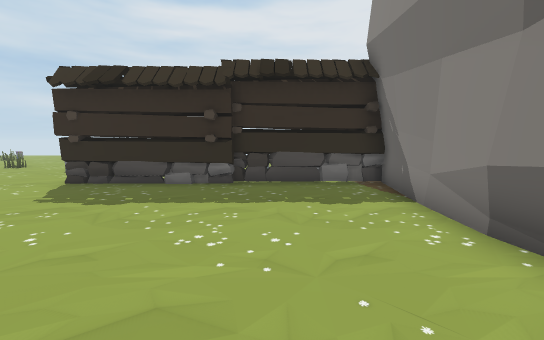
view 1 (above)

24 first-person views from a walk through a Unity game level. The camera is 1.2 m above the floor, tilts 6° down and sees 90° across. The floor is counted in squares, 1 m on a side. Each view is taken from the middle of a square. On the plan, view 1 faces up. The plan holds only what a view shows up to about 13 squares ahead; the rest is blank. The place goes on beyond the plan. The player is left out. Some surface patterns are stand-ins.

view 2
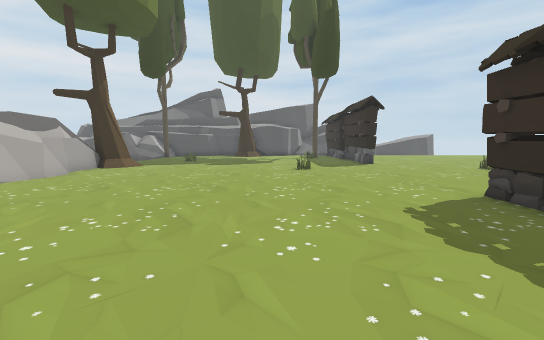

view 3
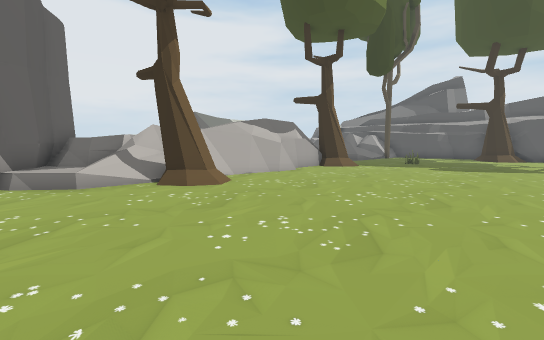

view 4
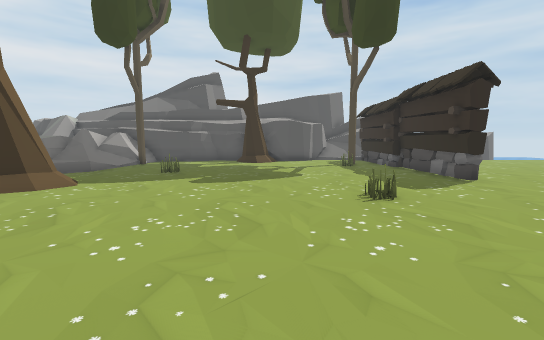

view 5
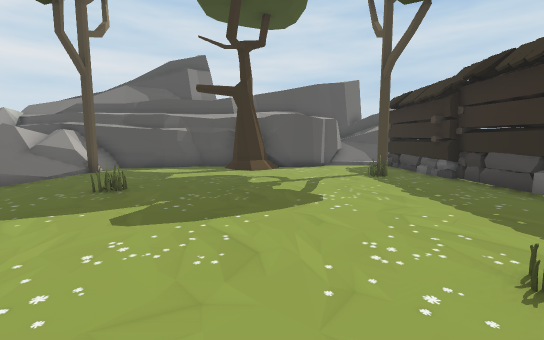

view 6
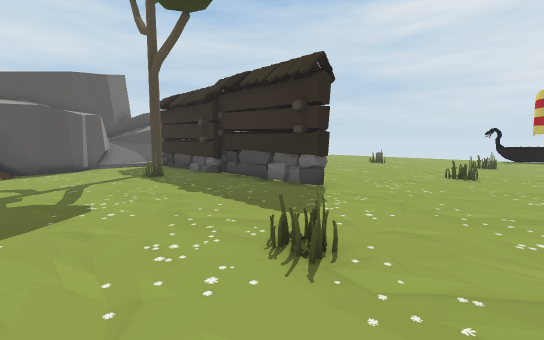

view 7
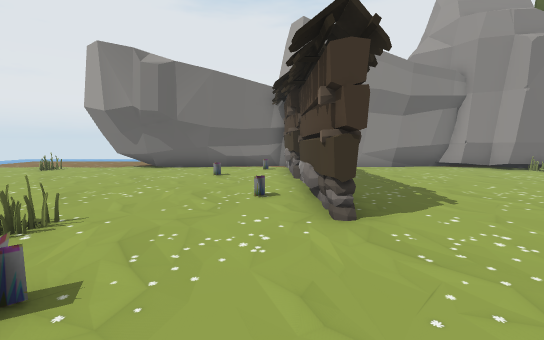

view 8
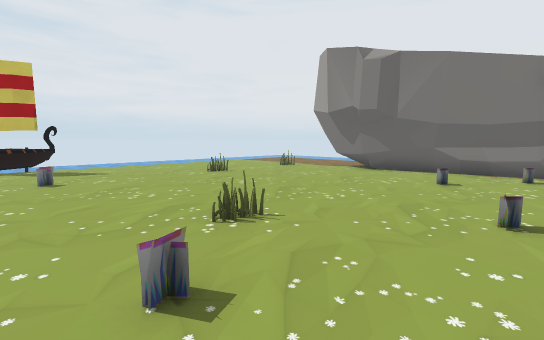

view 9
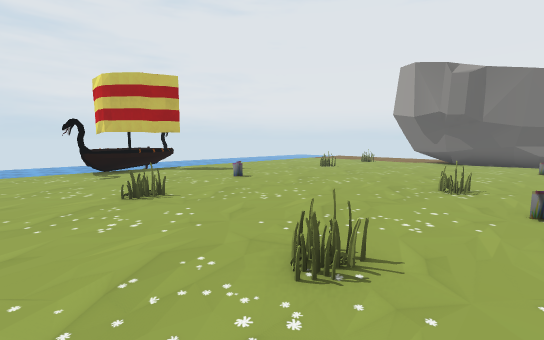

view 10
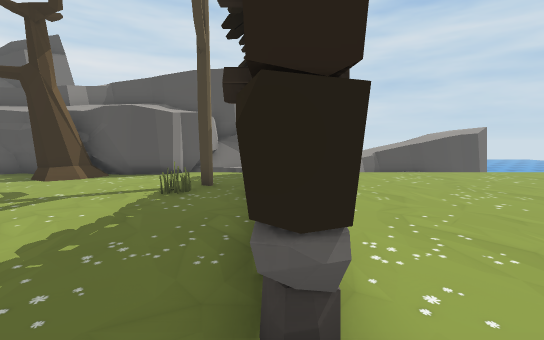

view 11
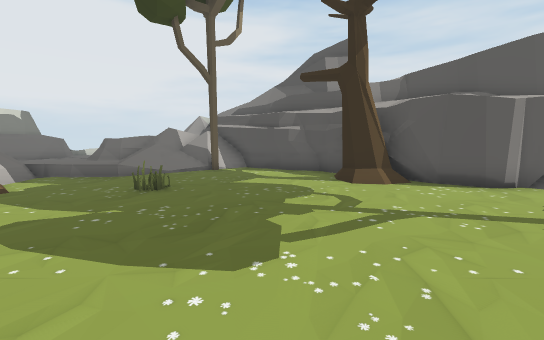

view 12
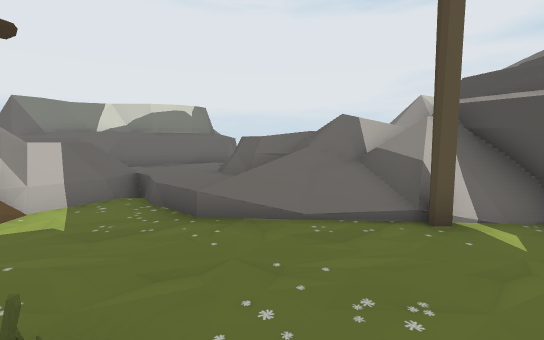

view 13
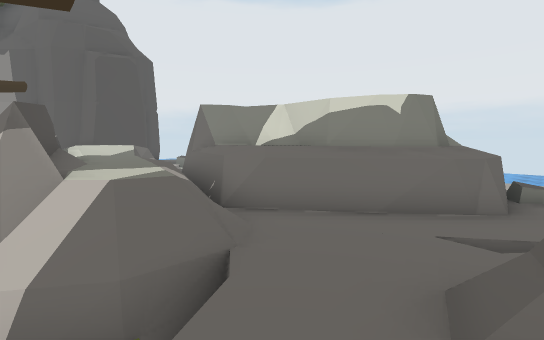

view 14
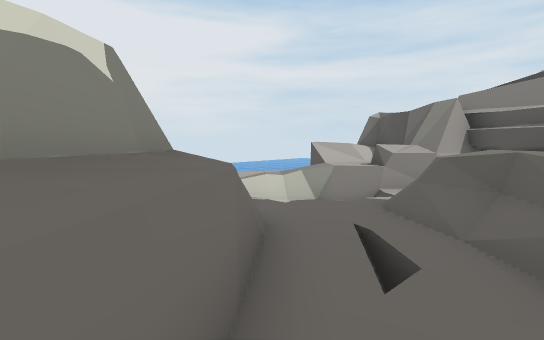

view 15
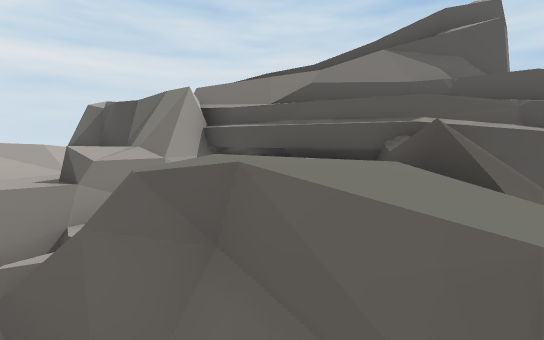

view 16
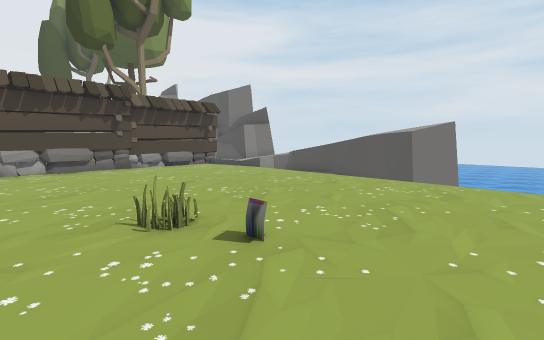

view 17
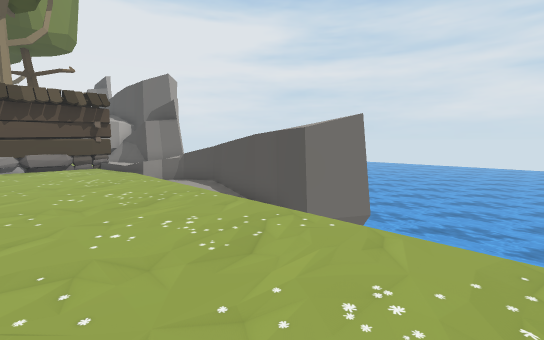

view 18
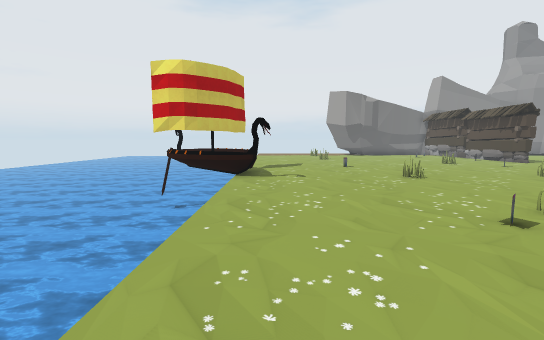

view 19
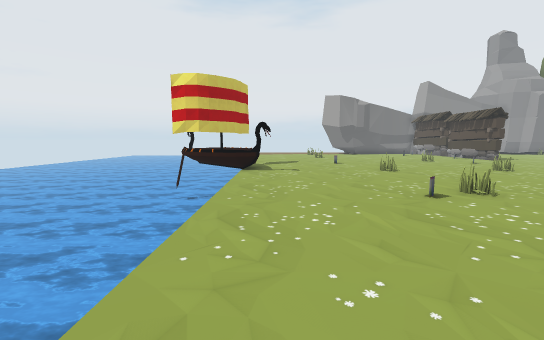

view 20
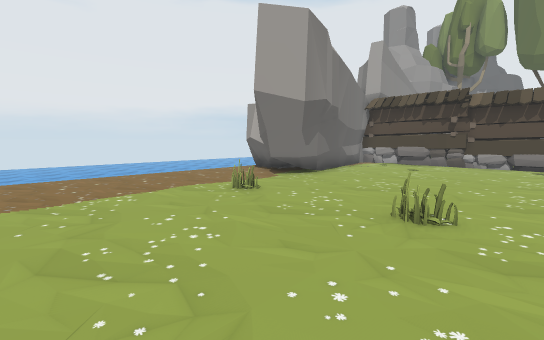

view 21
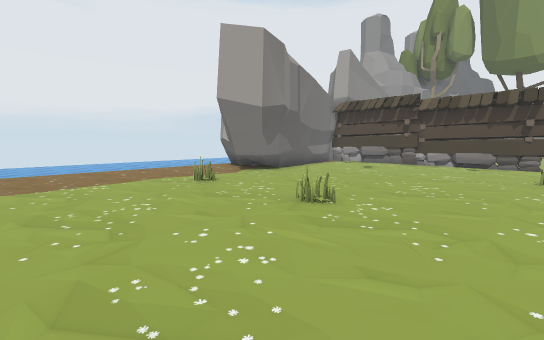

view 22
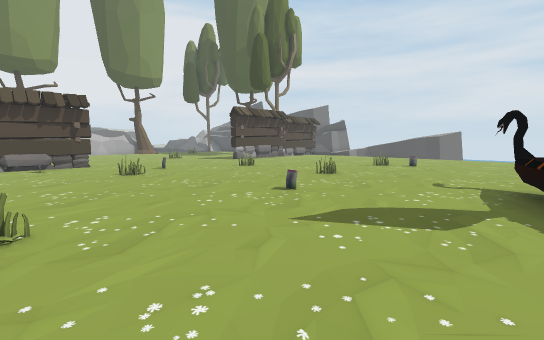

view 23
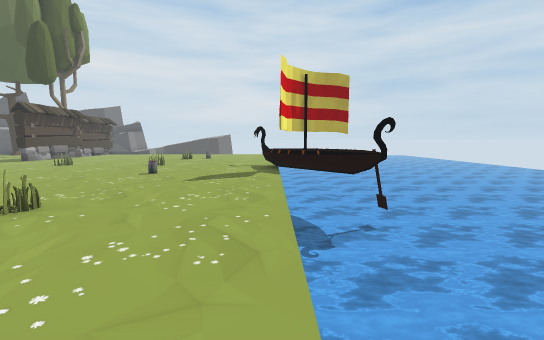

view 24
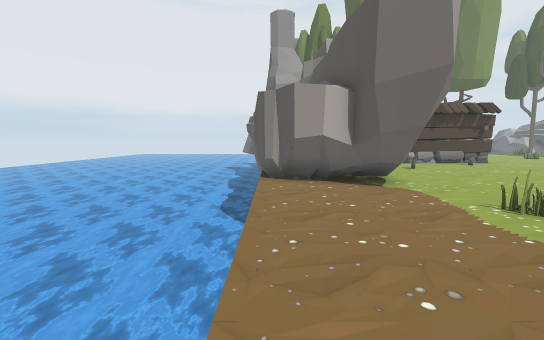

### Floor plan
Key: @ floor where view 1 was taken; # wall or solid block; x gap in a wall; . main floor; : floor 0.25 m higher than the main floor; - floor 0.25 m lower than the main floor; + floor 0.5 m higher than the main floor; _ floor 0.5 m lower than the main floor; * floor 0.75 m higher than the main floor; % floor 1 m higher than the main floor; & floor 1.25 m higher than the main floor; / step, stairs or slope; = window, fence, low wall or low ledge; ≈ water the walk keeps out of; ^ raised ledge; v drop or lower ground; P plant; T tree; O other object.
Columns run from 30 left of view 1 to 8 right of it. Each row starts with its distance up from view 1.
 26            ≈≈≈≈≈≈≈≈OOO=O≈≈≈≈≈
 25            ≈≈≈≈≈≈≈≈OO:OO≈≈≈≈≈
 24                   OOOOO≈≈≈≈≈≈
 23          .........OOOOO..............
 22 ≈     ≈...........O..................
 21 v     ≈..............................
 20 v     ≈..............................
 19 v  vv ≈......P........P....P.........≈≈
 18 v   v ≈.........................P....≈≈
 17 ≈   /≈≈......P....P..................≈≈
 16     /v_.........................###..≈≈
 15     /v_.........................####.≈≈
 14     /v-.........................#  ##≈≈
 13     /#-.........................##  #≈≈
 12      /=...........P.....P.......##   ≈≈
 11        ...............P.......P..#   ≈≈
 10     x/ ..........................#    ≈
  9     ## ...................P.....P#
  8      #:#########........##########
  7      #=..........................#
  6     ##=...TP.....................#
  5      ##..........................#
  4       ##..........P..............#
  3        #.........................#
  2        #T........................#
  1        #TT.......................#
  0        #T.....................@.##
 -1        #.......................##
 -2        ##....P................ #
 -3        ##.....................
 -4         #.......TT.......T....
 -5         ##T///..TT#^^##=TTT/..
 -6         ##=////.+ ##^^^#=/////
 -7         #^==/++_*& ==^^^ =//+#
 -8        ## ^^^=+++%&&&&&  ##=##
 -9       ^#^ ^^x++++==*%%&&&==##
-10       ^=  ^%++++^^^^^#= v  #
-11       ###^^++ x^^##^###    #
-12        #^#=.+=^####
-13       ^^^^^# =^#

Positions as (right, up) in squares from view 1, and headings:
1: (0, 0), facing up
2: (0, 3), facing left
3: (-1, 3), facing down-left
4: (-6, 2), facing left
5: (-10, 2), facing left
6: (-10, 2), facing up-left
7: (-10, 9), facing right
8: (-9, 9), facing up-right
9: (-14, 11), facing up-right
10: (-13, 8), facing left
11: (-14, 5), facing down-left
12: (-18, -1), facing down
13: (-17, -6), facing down-right
14: (-14, -9), facing down-left
15: (-17, -9), facing left
16: (-15, 21), facing down-left
17: (-20, 22), facing down-left
18: (-21, 22), facing right
19: (-23, 22), facing right
20: (-4, 23), facing down-right
21: (-6, 23), facing down-right
22: (-3, 23), facing down-left
23: (2, 23), facing left
24: (6, 23), facing down
